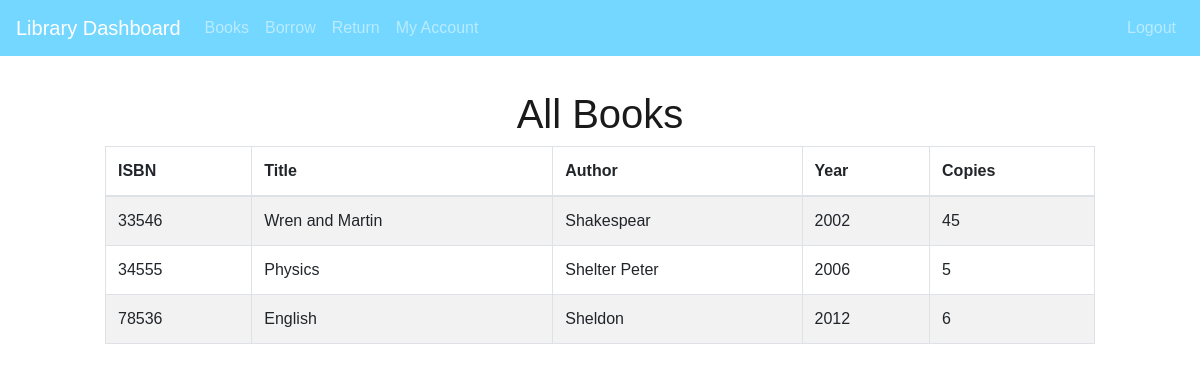
Page /Library_Portal/library_dashboard.php on the committed database.
### tables this page shows
CREATE TABLE `books` (
  `book_id` int(11) NOT NULL,
  `title` varchar(200) NOT NULL,
  `author` varchar(200) NOT NULL,
  `year` int(11) NOT NULL,
  `copies` int(11) NOT NULL
);

### Library_Portal/library_dashboard.php (the view, shortened to what this page needs)
<!DOCTYPE html>
<html lang="en">
<head>
    <link rel="stylesheet" href="https://maxcdn.bootstrapcdn.com/bootstrap/4.5.2/css/bootstrap.min.css">
</head>
<body>
    <nav class="navbar navbar-expand-lg navbar-dark bg-dark fixed-top"  style="background-color:#73D7FF !important;">
        <a class="navbar-brand" href="#">Library Dashboard</a>
        <div class="collapse navbar-collapse" id="navbarNav">
            <ul class="navbar-nav">
                <li class="nav-item">
                    <a class="nav-link" href="library_dashboard.php?std_id=<?php echo $_GET['std_id']; ?>">Books</a>
                </li>
                <li class="nav-item">
                    <a class="nav-link" href="borrow.php?std_id=<?php echo $_GET['std_id']; ?>">Borrow</a>
                </li>
                <li class="nav-item">
                    <a class="nav-link" href="return.php?std_id=<?php echo $_GET['std_id']; ?>">Return</a>
                </li>
                <li class="nav-item">
                    <a class="nav-link" href="my_account.php?std_id=<?php echo $_GET['std_id']; ?>">My Account</a>
                </li>
            </ul>
            <ul class="navbar-nav ml-auto">
                <li class="nav-item">
                    <a class="nav-link" href="index.php">Logout</a>
                </li>
            </ul>
        </div>
    </nav>
    <div class="container">
    <h1>All Books</h1>
<table class="table table-bordered table-striped">
    <thead>
        <tr>
            <th>ISBN</th>
            <th>Title</th>
            <th>Author</th>
            <th>Year</th>
            <th>Copies</th>
        </tr>
    </thead>
    <tbody>
        <?php
            $conn = mysqli_connect("localhost", "root", "", "library_portal");
            $sql = "SELECT * FROM books";
            $result = mysqli_query($conn, $sql);
            if (mysqli_num_rows($result) > 0) {
                while($row = mysqli_fetch_assoc($result)) {
                    echo "<tr>";
                    echo "<td>" . $row["book_id"] . "</td>";
                    echo "<td>" . $row["title"] . "</td>";
                    echo "<td>" . $row["author"] . "</td>";
                    echo "<td>" . $row["year"] . "</td>";
                    echo "<td>" . $row["copies"] . "</td>";
                    echo "</tr>";
                }
            } else {
                echo "<tr><td colspan='6'>No books found.</td></tr>";
            }
        ?>
    </tbody>
</table>
    </div>
</body>
</html>

### Library_Portal/library_dashboard.php (style rules this page uses)
body { font-family: Arial, sans-serif; margin: 90px; }
h1 { color: #1a1a1a; text-align: center; }

### rows in the picture
books: book_id "33546", title "Wren and Martin", author "Shakespear", year "2002", copies "45"
books: book_id "34555", title "Physics", author "Shelter Peter", year "2006", copies "5"
books: book_id "78536", title "English", author "Sheldon", year "2012", copies "6"
